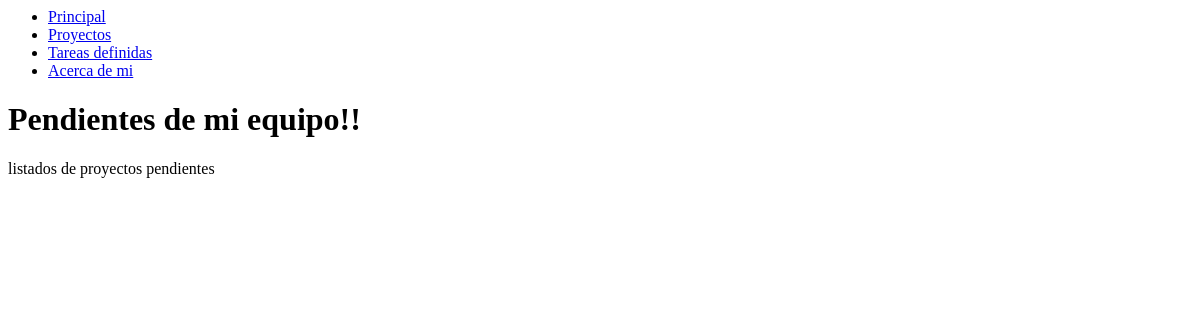
The page /proyecto/ on the database as committed earlier.
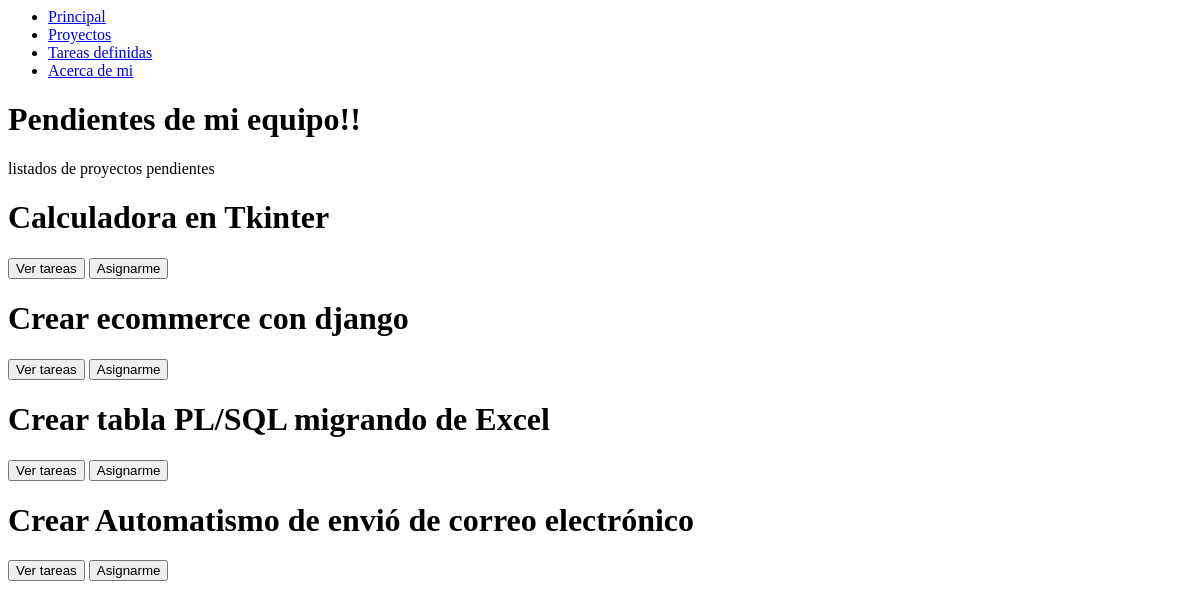
The same page on the database as committed later.
### app1/models.py (models this page shows)
class Proyectos(models.Model):
    nombre=models.CharField(max_length=100)
    fechacreacion=models.DateField()
    def __str__(self) -> str:
        return self.nombre

### app1/views.py (the view)
# urls.py: path('proyecto/',mis_proyectos),
def mis_proyectos(requets):
    milista=Proyectos.objects.all()
    return render (requets,"proyecto.html",{'milista':milista})

### app1/templates/proyecto.html
{% extends 'herencia.html' %}
{% block dinamico %}
<h1>
    Pendientes de mi equipo!!
</h1>
<p>listados de proyectos pendientes</p>
{% for i in milista %}
<h1>{{i}}</h1>
<button>
    Ver tareas
</button>
<button>
    Asignarme
</button>
{% endfor %}
{% endblock %}

Rows that differ between the two databases and show on the page:
added Proyectos: nombre "Calculadora en Tkinter"
added Proyectos: nombre "Crear ecommerce con django"
added Proyectos: nombre "Crear tabla PL/SQL migrando de Excel"
added Proyectos: nombre "Crear Automatismo de envió de correo electrónico"
